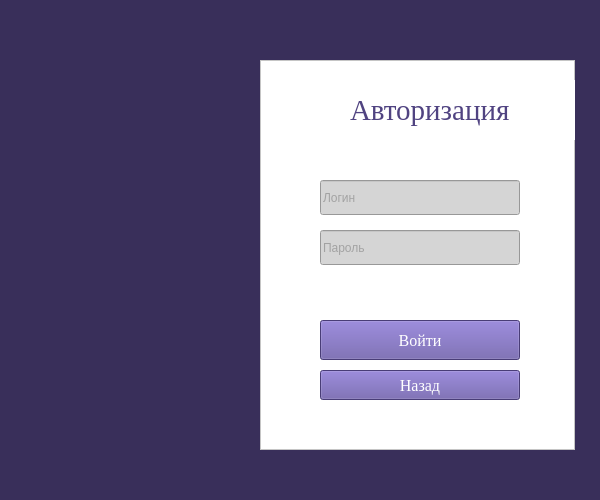
    <widget class="QWidget" name="SignIn">
     <property name="sizePolicy">
      <sizepolicy hsizetype="Fixed" vsizetype="Fixed">
       <horstretch>0</horstretch>
       <verstretch>0</verstretch>
      </sizepolicy>
     </property>
     <property name="minimumSize">
      <size>
       <width>600</width>
       <height>500</height>
      </size>
     </property>
     <property name="maximumSize">
      <size>
       <width>600</width>
       <height>500</height>
      </size>
     </property>
     <property name="styleSheet">
      <string notr="true">background-color: rgb(57, 47, 90);</string>
     </property>
     <widget class="QFrame" name="frame_3">
      <property name="geometry">
       <rect>
        <x>260</x>
        <y>60</y>
        <width>315</width>
        <height>390</height>
       </rect>
      </property>
      <property name="styleSheet">
       <string notr="true">background-color: rgb(255, 255, 255);
color: rgb(255, 255, 255);</string>
      </property>
      <property name="frameShape">
       <enum>QFrame::StyledPanel</enum>
      </property>
      <property name="frameShadow">
       <enum>QFrame::Raised</enum>
      </property>
      <widget class="QLabel" name="Creating">
       <property name="geometry">
        <rect>
         <x>90</x>
         <y>20</y>
         <width>230</width>
         <height>60</height>
        </rect>
       </property>
       <property name="font">
        <font>
         <family>Times New Roman</family>
         <pointsize>22</pointsize>
        </font>
       </property>
       <property name="styleSheet">
        <string notr="true">color: rgb(80, 67, 129);</string>
       </property>
       <property name="text">
        <string>Авторизация</string>
       </property>
      </widget>
      <widget class="QLineEdit" name="LoginLine">
       <property name="geometry">
        <rect>
         <x>60</x>
         <y>120</y>
         <width>200</width>
         <height>35</height>
        </rect>
       </property>
       <property name="styleSheet">
        <string notr="true">color: rgb(112, 112, 112);
background-color: rgb(213, 213, 213);</string>
       </property>
       <property name="text">
        <string/>
       </property>
       <property name="maxLength">
        <number>32</number>
       </property>
       <property name="placeholderText">
        <string>Логин</string>
       </property>
      </widget>
      <widget class="QLineEdit" name="PassLine">
       <property name="geometry">
        <rect>
         <x>60</x>
         <y>170</y>
         <width>200</width>
         <height>35</height>
        </rect>
       </property>
       <property name="styleSheet">
        <string notr="true">color: rgb(112, 112, 112);
background-color: rgb(213, 213, 213);</string>
       </property>
       <property name="text">
        <string/>
       </property>
       <property name="maxLength">
        <number>32</number>
       </property>
       <property name="echoMode">
        <enum>QLineEdit::Password</enum>
       </property>
       <property name="placeholderText">
        <string>Пароль</string>
       </property>
      </widget>
      <widget class="QPushButton" name="SignInBtn">
       <property name="geometry">
        <rect>
         <x>60</x>
         <y>260</y>
         <width>200</width>
         <height>40</height>
        </rect>
       </property>
       <property name="font">
        <font>
         <family>Times New Roman</family>
         <pointsize>12</pointsize>
        </font>
       </property>
       <property name="styleSheet">
        <string notr="true">background-color: rgb(102, 86, 166);</string>
       </property>
       <property name="text">
        <string>Войти</string>
       </property>
      </widget>
      <widget class="QPushButton" name="goBackBtn_2">
       <property name="geometry">
        <rect>
         <x>60</x>
         <y>310</y>
         <width>200</width>
         <height>30</height>
        </rect>
       </property>
       <property name="font">
        <font>
         <family>Times New Roman</family>
         <pointsize>12</pointsize>
        </font>
       </property>
       <property name="styleSheet">
        <string notr="true">background-color: rgb(102, 86, 166);</string>
       </property>
       <property name="text">
        <string>Назад</string>
       </property>
      </widget>
     </widget>
     <widget class="QLabel" name="Picture">
      <property name="geometry">
       <rect>
        <x>40</x>
        <y>170</y>
        <width>191</width>
        <height>191</height>
       </rect>
      </property>
      <property name="text">
       <string/>
      </property>
      <property name="pixmap">
       <pixmap>../Project/profileicon.png</pixmap>
      </property>
      <property name="scaledContents">
       <bool>true</bool>
      </property>
     </widget>
    </widget>
